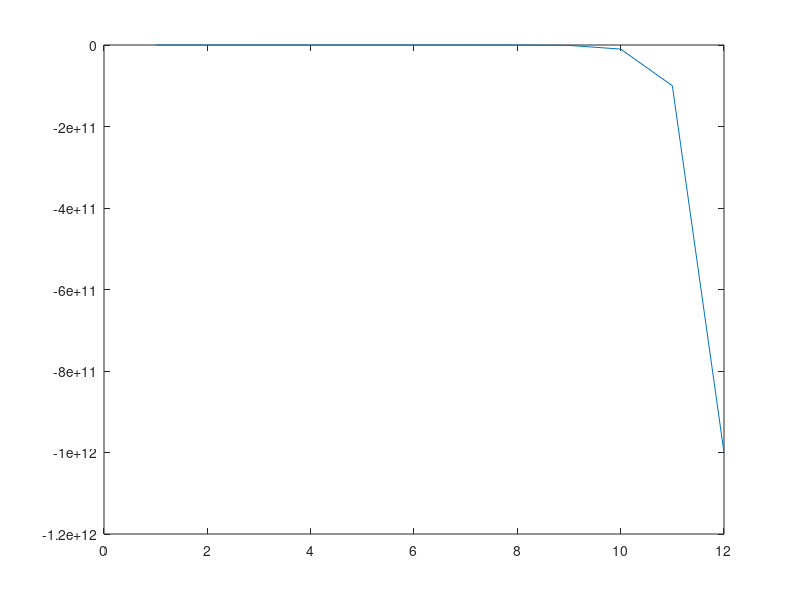

Write the MATLAB code that produced this figure.
format long e;

x_0 = 0;

v = zeros(1);
p = zeros(1);

l = linspace(1,12,12);

for i=1:numel(l)
    v(i) = power(10,-i);
end

for j=1:numel(v)
    p(j) = psi(x_0,v(j));
end

plot(l,p);

function p = psi(x,j)
    %    This function takes in input
    %    two real values x,j and returns
    %    the difference quotient
    %    psi(x) = ( e^(x+j) - e^x )/j
    p = (exp(x+j) - exp(x))/j;
end